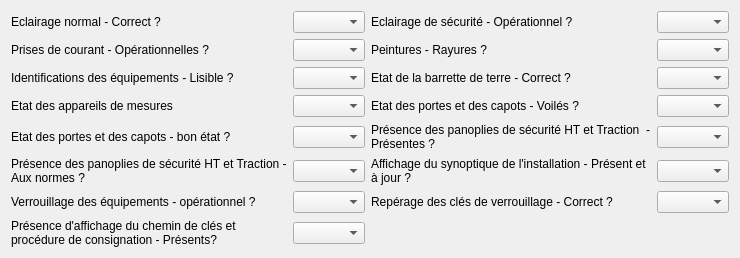
         <widget class="QWidget" name="tab_7">
          <attribute name="title">
           <string>Etat général Equipements</string>
          </attribute>
          <layout class="QGridLayout" name="gridLayout_18">
           <item row="0" column="2">
            <widget class="QLabel" name="label_54">
             <property name="text">
              <string>Eclairage de sécurité - Opérationnel ?</string>
             </property>
             <property name="wordWrap">
              <bool>true</bool>
             </property>
            </widget>
           </item>
           <item row="2" column="0">
            <widget class="QLabel" name="label_55">
             <property name="text">
              <string>Prises de courant - Opérationnelles ?</string>
             </property>
             <property name="wordWrap">
              <bool>true</bool>
             </property>
            </widget>
           </item>
           <item row="0" column="0">
            <widget class="QLabel" name="label_53">
             <property name="text">
              <string>Eclairage normal - Correct ?</string>
             </property>
             <property name="wordWrap">
              <bool>true</bool>
             </property>
            </widget>
           </item>
           <item row="4" column="0">
            <widget class="QLabel" name="label_57">
             <property name="text">
              <string>Identifications des équipements - Lisible ?</string>
             </property>
             <property name="wordWrap">
              <bool>true</bool>
             </property>
            </widget>
           </item>
           <item row="8" column="0">
            <widget class="QLabel" name="label_61">
             <property name="text">
              <string>Etat des portes et des capots - bon état ?</string>
             </property>
             <property name="wordWrap">
              <bool>true</bool>
             </property>
            </widget>
           </item>
           <item row="6" column="0">
            <widget class="QLabel" name="label_59">
             <property name="text">
              <string>Etat des appareils de mesures</string>
             </property>
             <property name="wordWrap">
              <bool>true</bool>
             </property>
            </widget>
           </item>
           <item row="10" column="0">
            <widget class="QLabel" name="label_63">
             <property name="text">
              <string>Présence des panoplies de sécurité HT et Traction - Aux normes ?</string>
             </property>
             <property name="wordWrap">
              <bool>true</bool>
             </property>
            </widget>
           </item>
           <item row="12" column="0">
            <widget class="QLabel" name="label_65">
             <property name="text">
              <string>Verrouillage des équipements - opérationnel ?</string>
             </property>
             <property name="wordWrap">
              <bool>true</bool>
             </property>
            </widget>
           </item>
           <item row="14" column="0">
            <widget class="QLabel" name="label_67">
             <property name="text">
              <string>Présence d'affichage du chemin de clés et procédure de consignation - Présents?</string>
             </property>
             <property name="wordWrap">
              <bool>true</bool>
             </property>
            </widget>
           </item>
           <item row="0" column="1">
            <widget class="QComboBox" name="comboBox_eclair"/>
           </item>
           <item row="2" column="1">
            <widget class="QComboBox" name="comboBox_prisecour"/>
           </item>
           <item row="4" column="1">
            <widget class="QComboBox" name="comboBox_idequip"/>
           </item>
           <item row="6" column="1">
            <widget class="QComboBox" name="comboBox_appmesure"/>
           </item>
           <item row="8" column="1">
            <widget class="QComboBox" name="comboBox_porteetat"/>
           </item>
           <item row="10" column="1">
            <widget class="QComboBox" name="comboBox_panopsecunomre"/>
           </item>
           <item row="12" column="1">
            <widget class="QComboBox" name="comboBox_verouillage"/>
           </item>
           <item row="14" column="1">
            <widget class="QComboBox" name="comboBox_chemincle"/>
           </item>
           <item row="0" column="3">
            <widget class="QComboBox" name="comboBox_eclairsec"/>
           </item>
           <item row="2" column="2">
            <widget class="QLabel" name="label_56">
             <property name="text">
              <string>Peintures - Rayures ?</string>
             </property>
             <property name="wordWrap">
              <bool>true</bool>
             </property>
            </widget>
           </item>
           <item row="2" column="3">
            <widget class="QComboBox" name="comboBox_peinture"/>
           </item>
           <item row="4" column="2">
            <widget class="QLabel" name="label_58">
             <property name="text">
              <string>Etat de la barrette de terre - Correct ?</string>
             </property>
             <property name="wordWrap">
              <bool>true</bool>
             </property>
            </widget>
           </item>
           <item row="4" column="3">
            <widget class="QComboBox" name="comboBox_baretteterre"/>
           </item>
           <item row="6" column="2">
            <widget class="QLabel" name="label_60">
             <property name="text">
              <string>Etat des portes et des capots - Voilés ?</string>
             </property>
             <property name="wordWrap">
              <bool>true</bool>
             </property>
            </widget>
           </item>
           <item row="6" column="3">
            <widget class="QComboBox" name="comboBox_portesvoile"/>
           </item>
           <item row="8" column="2">
            <widget class="QLabel" name="label_62">
             <property name="text">
              <string>Présence des panoplies de sécurité HT et Traction  - Présentes ?</string>
             </property>
             <property name="wordWrap">
              <bool>true</bool>
             </property>
            </widget>
           </item>
           <item row="8" column="3">
            <widget class="QComboBox" name="comboBox_panopsecupres"/>
           </item>
           <item row="10" column="2">
            <widget class="QLabel" name="label_64">
             <property name="text">
              <string>Affichage du synoptique de l'installation - Présent et à jour ?</string>
             </property>
             <property name="wordWrap">
              <bool>true</bool>
             </property>
            </widget>
           </item>
           <item row="10" column="3">
            <widget class="QComboBox" name="comboBox_synopt"/>
           </item>
           <item row="12" column="2">
            <widget class="QLabel" name="label_66">
             <property name="text">
              <string>Repérage des clés de verrouillage - Correct ?</string>
             </property>
             <property name="wordWrap">
              <bool>true</bool>
             </property>
            </widget>
           </item>
           <item row="12" column="3">
            <widget class="QComboBox" name="comboBox_verouillagecle"/>
           </item>
          </layout>
         </widget>
